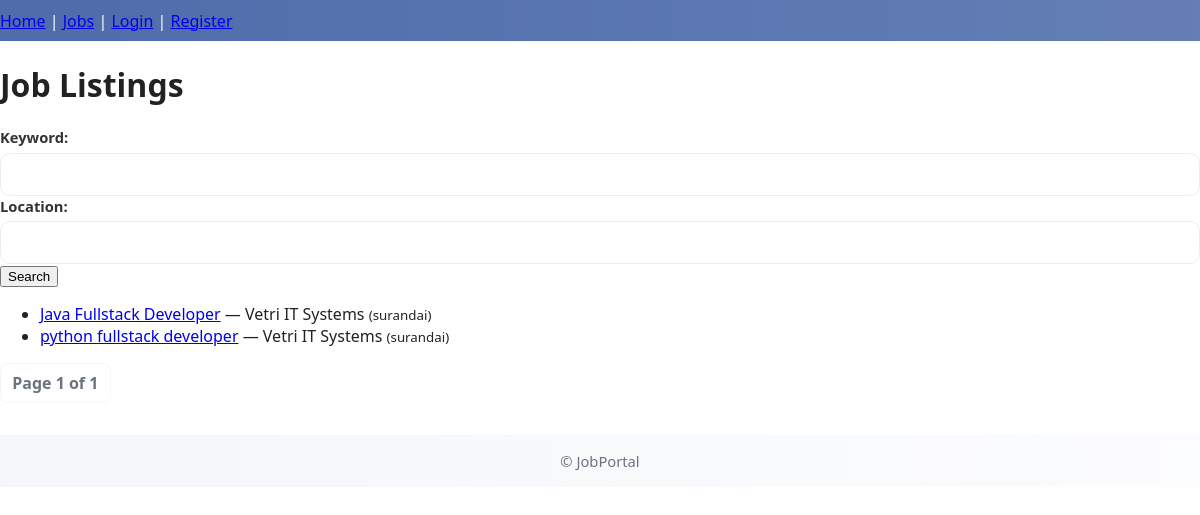
Screenshot of /jobs/ with the database file from the repository.
### jobs/models.py (models this page shows, shortened)
class Job(models.Model):
    title = models.CharField(max_length=255)
    company = models.CharField(max_length=255)
    description = models.TextField()
    location = models.CharField(max_length=255, blank=True)
    posted_by = models.ForeignKey(User, related_name='jobs', on_delete=models.CASCADE)
    created_at = models.DateTimeField(auto_now_add=True)
    updated_at = models.DateTimeField(auto_now=True)
    class Meta:
        ordering = ['-created_at']
    def get_absolute_url(self):
        return reverse('jobs:job_detail', kwargs={'pk': self.pk})

### jobs/views.py (the view)
# urls.py: path('jobs/', views.JobListView.as_view(), name='job_list'),
class JobListView(ListView):
    model = Job
    template_name = 'jobs/job_list.html'
    context_object_name = 'jobs'
    paginate_by = 10
    def get_queryset(self):
        qs = super().get_queryset()
        q = self.request.GET.get('q', '')
        location = self.request.GET.get('location', '')
        if q:
            qs = qs.filter(Q(title__icontains=q) | Q(description__icontains=q) | Q(company__icontains=q))
        if location:
            qs = qs.filter(location__icontains=location)
        return qs
    def get_context_data(self, **kwargs):
        ctx = super().get_context_data(**kwargs)
        ctx['search_form'] = JobSearchForm(self.request.GET)
        return ctx

### jobs/forms.py
class JobSearchForm(forms.Form):
    q = forms.CharField(required=False, label='Keyword')
    location = forms.CharField(required=False)

### jobs/templates/jobs/job_list.html (shortened to what this page needs)
{% extends 'jobs/Layout/base.html' %}
{% block content %}
<h1>Job Listings</h1>
<form method="get">
  {{ search_form.q.label_tag }} {{ search_form.q }}
  {{ search_form.location.label_tag }} {{ search_form.location }}
  <button type="submit">Search</button>
</form>
<ul>
  {% for job in jobs %}
    <li>
      <a href="{{ job.get_absolute_url }}">{{ job.title }}</a> — {{ job.company }}
      <small>({{ job.location }})</small>
    </li>
  {% empty %}
    <li>No jobs found.</li>
  {% endfor %}
</ul>
<div class="pagination">
  <span>Page {{ page_obj.number }} of {{ page_obj.paginator.num_pages }}</span>
</div>
{% endblock %}

### jobs/static/css/styles.css (style rules this page uses)
* { box-sizing: border-box; }
html,body { height: 100%; margin:0; padding:0; font-family: "Montserrat", system-ui, -apple-system, "Segoe UI", Roboto, "Helvetica Neue", Arial; -webkit-font-smoothing:antialiased; -moz-osx-font-smoothing:grayscale; color:#222; background:#fff; }
:root { --primary:#4B69A9; --black:#000000; --white:#ffffff; --muted:#6b7280; --light:#F5F5F5; --success:#16a34a; --danger:#ef4444; --glass: rgba(255,255,255,0.6); --radius:12px; --card-radius:14px; --shadow-sm: 0 1px 3px rgba(16,24,40,0.04); --shadow-md: 0 8px 24px rgba(16,24,40,0.08); }
form { background:transparent; }
label { display:block; margin-bottom:.35rem; font-weight:600; color:#333; font-size:.92rem; }
input[type="text"], input[type="email"], input[type="password"], textarea, select { width:100%; padding:.72rem .8rem; border-radius:10px; border:1px solid #e9edf2; background:var(--white); font-size:0.96rem; color:#111; }
.pagination { display:flex; gap:.5rem; align-items:center; margin-top:1rem; }
.pagination a, .pagination span { padding:.5rem .7rem; border-radius:8px; text-decoration:none; color:var(--muted); border:1px solid rgba(16,24,40,0.04); background:var(--white); font-weight:600; }
a, button { transition: all .14s ease; }

### rows the page displays
Job: title "Java Fullstack Developer", company "Vetri IT Systems", location "surandai"
Job: title "python fullstack developer", company "Vetri IT Systems", location "surandai"

### other values shown
{{ search_form.q.label_tag }} "Keyword:"
{{ search_form.location.label_tag }} "Location:"
{{ page_obj.number }} "1"
{{ page_obj.paginator.num_pages }} "1"
